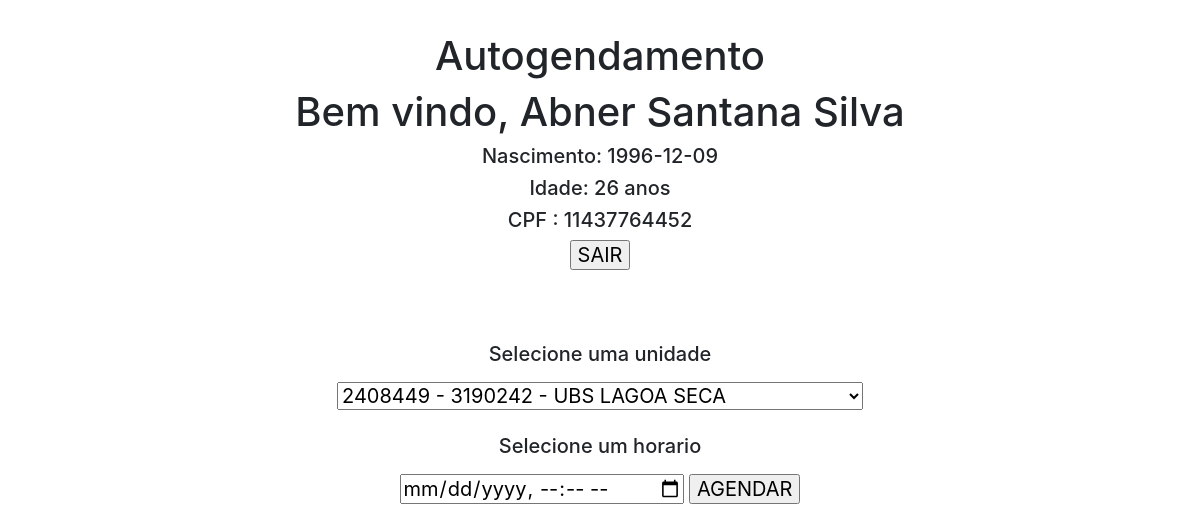
The page /agendamento/ (signed in) on the database as committed earlier.
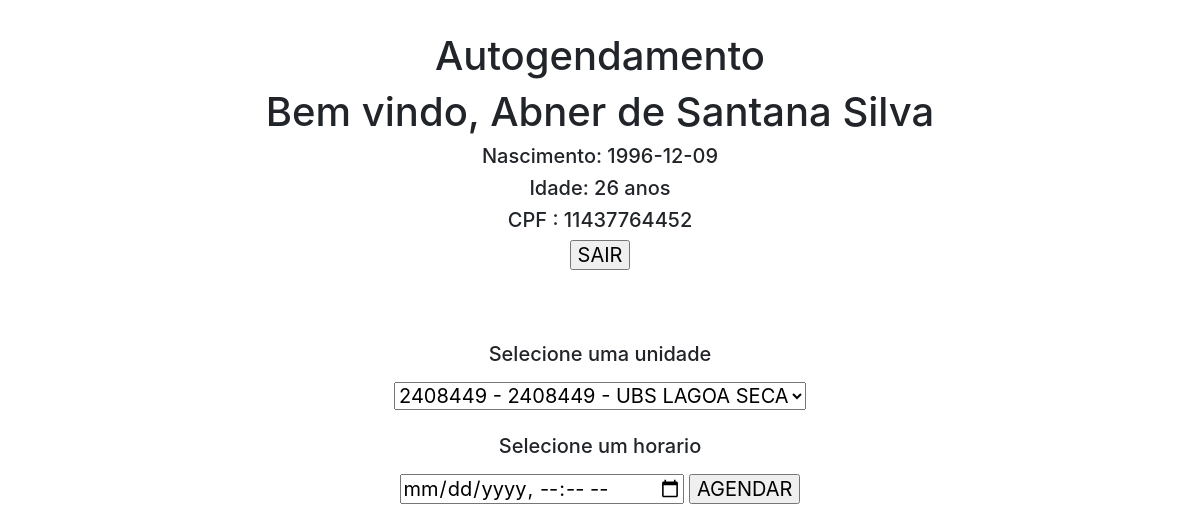
The same page on the database as committed later.
### agende/models.py (models this page shows, shortened)
class usuario(models.Model):
    nome = models.CharField(max_length=65, default=None)
    cpf = models.CharField(max_length=11, primary_key=True)
    data_nasc = models.DateField()
    senha = models.CharField(max_length=12, default=None)
    senha2 = models.CharField(max_length=12, default=None)

### agende/views.py (the view, shortened to what this page needs)
# urls.py: path('agendamento/', agendamento, name="agendamento")
def agendamento(request):
    cpf = request.session['cpf']  # pegar o CPF da sessão
    login_valid = usuario.objects.values_list(
        'cpf', 'nome', 'data_nasc')
    for i in range(len(login_valid)):
        if cpf == login_valid[i][0]:
            nome = login_valid[i][1]
            data_nasc = str(login_valid[i][2])
            idade = datetime.datetime.today().year - int(data_nasc[:4])
    unidades = unidade.objects.values_list(
        'nome_unid', 'cod_unid')
    context = {
        'cpf': cpf,
        'nome': nome,
        'data_nasc': data_nasc,
        'idade':  idade,
        'unidades': unidades
    }
    return render(request, 'agendamento.html', context)

### agende/templates/agendamento.html (shortened to what this page needs)
<link
  href="//maxcdn.bootstrapcdn.com/bootstrap/4.0.0/css/bootstrap.min.css"
  rel="stylesheet"
  id="bootstrap-css"
/>
<div class="text-center text-lg-start mt-4 pt-2">
  <h1>Autogendamento</h1>
  <h1>Bem vindo, {{nome}}</h1>
  <h5>Nascimento:  {{data_nasc}} <h5>
  <h5>Idade: {{idade}} anos <h5>
  <h5> CPF : {{cpf}}<h5>
  <input type="submit" value="SAIR" />
  <br><br><br><br>
  <form action="" method="POST">
    <p>Selecione uma unidade</p>
    <select  name="selectedTask">
      {% for nome_unid, cod_unid in unidades %}
      <option name="{{ cod_unid }}" value="{{ cod_unid }}"> {{ cod_unid }} - {{ nome_unid }} </option>
   {% endfor %}
    </select>
    <br><br>
    <p>Selecione um horario</p>
    <input type="datetime-local" name='data'>
    <input type="submit" value="AGENDAR" />
  </form>
</div>

Rows that differ between the two databases and show on the page:
changed usuario: nome "Abner Santana Silva" → "Abner de Santana Silva"
Other text that changed with them:
form field selectedTask: "2408449 - 3190242 - UBS LAGOA SECA" → "2408449 - 2408449 - UBS LAGOA SECA"
